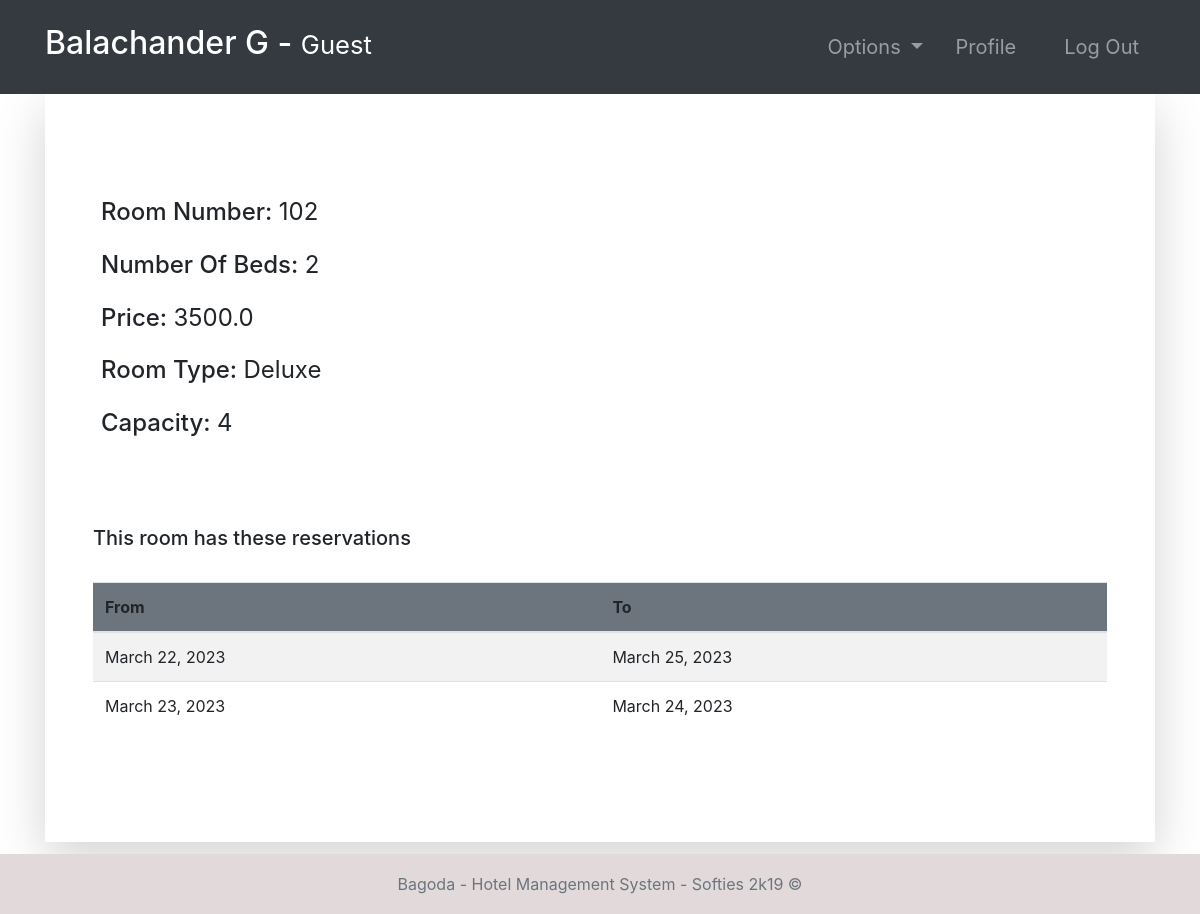
The app's page /room-profile/102/ (signed in) with its own data.
### room/models.py (models this page shows, shortened)
class Room(models.Model):
    ROOM_TYPES = (
        ('King', 'King'),
        ('Luxury', 'Luxury'),
        ('Normal', 'Normal'),
        ('Economic', 'Economic'),
    )
    number = models.IntegerField(primary_key=True)
    capacity = models.SmallIntegerField()
    numberOfBeds = models.SmallIntegerField()
    roomType = models.CharField(max_length=20, choices=ROOM_TYPES)
    price = models.FloatField()
    statusStartDate = models.DateField(null=True)
    statusEndDate = models.DateField(null=True)
    def __str__(self):
        return str(self.number)

class Booking(models.Model):
    roomNumber = models.ForeignKey(Room, on_delete=models.CASCADE)
    guest = models.ForeignKey(Guest, null=True, on_delete=models.CASCADE)
    dateOfReservation = models.DateField(default=timezone.now)
    startDate = models.DateField()
    endDate = models.DateField()

### room/views.py (the view, shortened to what this page needs)
# urls.py: path('room-profile/<str:id>/', room_profile, name="room-profile"),
@login_required(login_url='login')
def room_profile(request, id):
    role = str(request.user.groups.all()[0])
    path = role + "/"
    tempRoom = Room.objects.get(number=id)
    bookings = Booking.objects.filter(roomNumber=tempRoom)
    guests = Guest.objects.all()
    bookings2 = Booking.objects.all()
    context = {
        "role": role,
        "bookings": bookings,
        "room": tempRoom,
        "guests": guests,
        "bookings2": bookings2
    }
    return render(request, path + "room-profile.html", context)

### accounts/models.py (called while the page is built)
    def currentRoom(self):
        from room.models import Booking
        booking = Booking.objects.filter(guest=self).last()
        return booking.roomNumber

### Templates/guest/room-profile.html
{% extends '../index.html' %}
{% block context %}
{% include '../common_pages/room-profile.html' %}
{% endblock %}

### Templates/incs/nav.html (shortened to what this page needs)
<nav class="navbar navbar-dark bg-dark navbar-expand-lg py-3 " role="navigation">
    <div class="container">
        <a href="" class="navbar-brand">
            <h2 class="text-capitalize">
                {{ request.user.first_name }} {{ request.user.last_name }} -
                {% if role != "receptionist" %}
                <small>
                    {{ role }}
                </small>
                {% else %}
                <small>
                    Agent
                </small>
                {% endif %}
            </h2>
        </a>
        <div class="collapse navbar-collapse" id="navbarTags">
            <ul class="navbar-nav ml-auto">
                <li class="nav-item dropdown p-2">
                    <a class="nav-link dropdown-toggle" href="#" id="navbarDropdown" role="button"
                        data-toggle="dropdown" aria-haspopup="true" aria-expanded="false">
                        Options
                    </a>
                </li>
                <li class="nav-item mr-3 p-2">
                    {% if role == 'guest' %}
                    <a href="{% url 'guest-profile' user.id %}" class="nav-link">Profile</a>
                    {% endif %}
                </li>
                <li class="nav-item p-2 ">
                    <a href="{% url 'logout' %}" class="nav-link">Log Out</a>
                </li>
            </ul>
        </div>
    </div>
</nav>

### Templates/common_pages/room-profile.html (shortened to what this page needs)
<div class="container">
    <div class="shadow-lg p-5">
        <div class="row mt-5">
            <div class="col-6">
                <div class="p-2 h4">
                    <span>Room Number:</span>
                    <span class="font-weight-normal">{{room.number}}</span>
                </div>
                <div class="p-2 h4">
                    <span>Number Of Beds:</span>
                    <span class="font-weight-normal">{{room.numberOfBeds}}</span>
                </div>
                <div class="p-2 h4">
                    <span>Price:</span>
                    <span class="font-weight-normal">{{room.price}}</span>
                </div>
                <div class="p-2 h4">
                    <span>Room Type:</span>
                    <span class="font-weight-normal">{{ room.roomType }}</span>
                </div>
                <div class="p-2 h4">
                    <span>Capacity: </span>
                    <span class="font-weight-normal">{{room.capacity}}</span>
                </div>
            </div>
            <div class="col-6">
                <br>
            </div>
        </div>
        <br>
        <div class="table-responsive table-striped my-5">
            <div class="table-header row">
                <div class="col-sm-12 col-md-12 col-lg-4 mb-4">
                    <h5>This room has these reservations</h5>
                </div>
            </div>
            <table class="table table-hover table-striped">
                <thead class="bg-secondary rounded">
                    <tr>
                        <th>From </th>
                        <th>To</th>
                    </tr>
                </thead>
                <tbody>
                    {% for bo in bookings %}
                    <tr>
                        <td>{{bo.startDate}}</td>
                        <td>{{bo.endDate}}</td>
                    </tr>
                    {% endfor %}
                </tbody>
            </table>
        </div>
    </div>
</div>

### static/css/main.css (style rules this page uses)
* { margin: 0; padding: 0; -webkit-font-smoothing: antialiased; }
body { position: relative; }
nav .nav-item { font-size: 20px; }

### records on screen
Room: number "102", numberOfBeds "2", price "3500.0", roomType "Deluxe", capacity "4"
Booking: startDate "March 22, 2023", endDate "March 25, 2023"
Booking: startDate "March 23, 2023", endDate "March 24, 2023"

### other values on screen
{{ request.user.first_name }} "Balachander"
{{ request.user.last_name }} "G"
{{ role }} "Guest"
